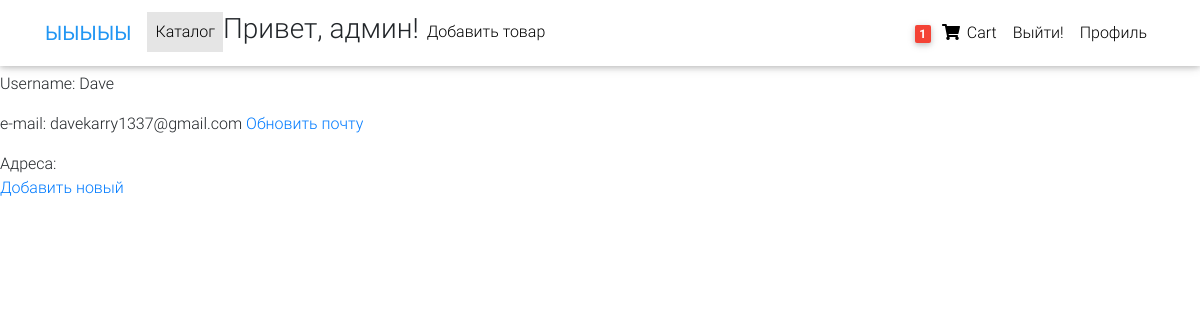
The page /profile/ (signed in) on the database as committed earlier.
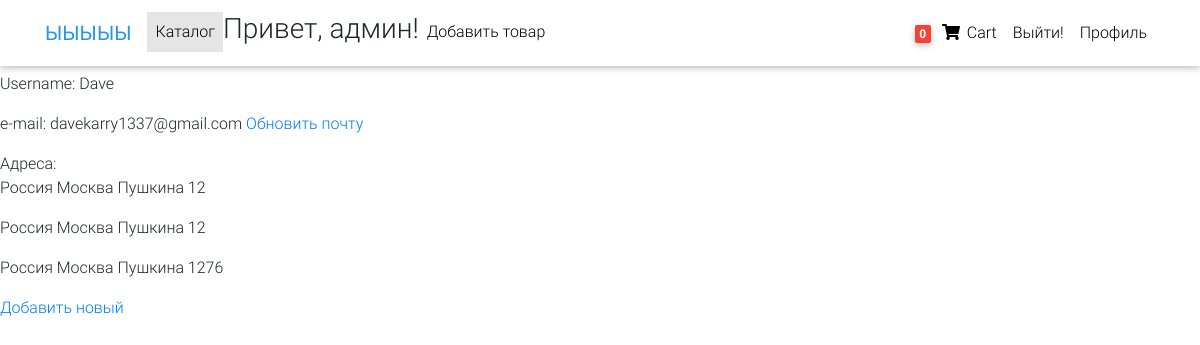
The same page on the database as committed later.
### users/models.py (models this page shows, shortened)
class Order(models.Model):
    pdf_check = models.FileField(null=True, blank=True)
    user = models.ForeignKey('auth.User', on_delete=models.CASCADE)
    is_ordered = models.BooleanField(default=False)
    ordered_date = models.DateTimeField()
    tovars = models.ManyToManyField(OrderItem)
    shipping_address = models.ForeignKey('Adress', on_delete=models.SET_NULL, blank=True, null=True)

class Adress(models.Model):
    country = models.ForeignKey(Country, on_delete=models.CASCADE)
    city = models.ForeignKey(City, on_delete=models.CASCADE)
    street = models.CharField(max_length=50)
    number = models.CharField(max_length=50)
    index = models.CharField(max_length=50)
    user = models.ForeignKey('auth.User', on_delete=models.CASCADE)
    def __str__(self):
        adress = self.country.name+" "+self.city.name+" "+self.street+" "+self.number
        return adress

class Country(models.Model):
    name = models.CharField(max_length=50)

class City(models.Model):
    name = models.CharField(max_length=50)

### users/views.py (the view)
# urls.py: path('profile/', Profile.as_view(), name='profile'),
class Profile(View):
    def get(self, *args, **kwargs):
        addresses = Adress.objects.filter(
            user=self.request.user
        )
        context = {'addresses': addresses}
        return render(self.request, 'users/profile.html', context)

### users/templatetags/cart_count_tag.py (called while the page is built)
@register.filter
def cart_item_count(user):
    if user.is_authenticated:
        qs = Order.objects.filter(user=user, is_ordered=False)
        if qs.exists():
            return qs[0].tovars.count()
    return 0

### users/templates/users/profile.html (shortened to what this page needs)
{% extends 'base_layout.html' %}
{% block content %}
    Username: {{ request.user.username }}
    {% if request.user.email %}
    e-mail: {{ request.user.email}}
    <a href="/users/add_email">Обновить почту</a>
    {% else %}
    <a href="/users/add_email">Добавить почту</a>
    {% endif %}
    Адреса:
    {% for address in addresses  %}
    <p>{{ address }}</p>
    {% endfor %}
    <p>
        <a href="/users/add_address">Добавить новый</a>
    </p>
{% endblock %}

### users/templates/navbar.html (shortened to what this page needs)
{% load cart_count_tag %}
<nav class="navbar fixed-top navbar-expand-lg navbar-light white scrolling-navbar">
    <div class="container">
      <a class="navbar-brand waves-effect" href="/" >
        <strong class="blue-text">ЫЫЫЫЫ</strong>
      </a>
      <div class="collapse navbar-collapse" id="navbarSupportedContent">
        <ul class="navbar-nav mr-auto">
          <li class="nav-item active">
            <a class="nav-link waves-effect" href="/shop/catalog">Каталог
            </a>
          </li>
                {% if user.is_superuser %}
                <li class="nav-item">
                        <h3>Привет, админ!</h3>
                </li>
                <li class="nav-item">
                        <a class="nav-link waves-effect" href="/shop/create_tovar" >Добавить товар</a>
                </li>
                {% endif %}
        </ul>
        <ul class="navbar-nav nav-flex-icons">
                {% if request.user.is_authenticated %}
                <li class="nav-item">
                        <a class="nav-link waves-effect" href="/order">
                        <span class="badge red z-depth-1 mr-1"> {{ request.user|cart_item_count }} </span>
                                <i class="fas fa-shopping-cart"></i>
                        <span class="clearfix d-none d-sm-inline-block"> Cart </span>
                        </a>
                </li>
                <li class="nav-item">
                        <a class="nav-link waves-effect" href="/custom_logout" >Выйти!</a>
                </li>
                <li class="nav-item">
                        <a class="nav-link waves-effect" href="/users/profile" >Профиль</a>
                </li>
                {% endif %}
        </ul>
      </div>
    </div>
  </nav>

Rows that differ between the two databases and show on the page:
added Adress: country+city+street "Россия Москва Пушкина 12"
added Adress: country+city+street "Россия Москва Пушкина 12"
added Adress: country+city+street "Россия Москва Пушкина 1276"
Other text that changed with them:
{{ request.user|cart_item_count }}: "1" → "0"
